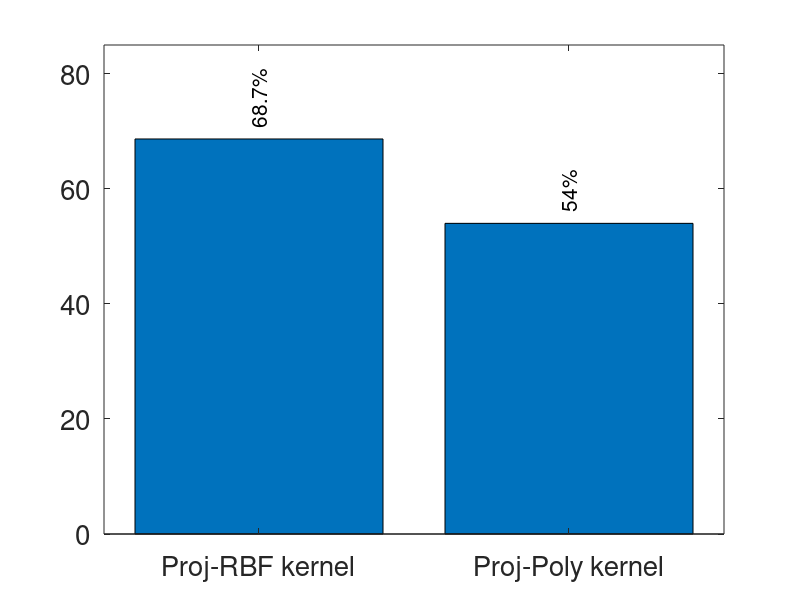
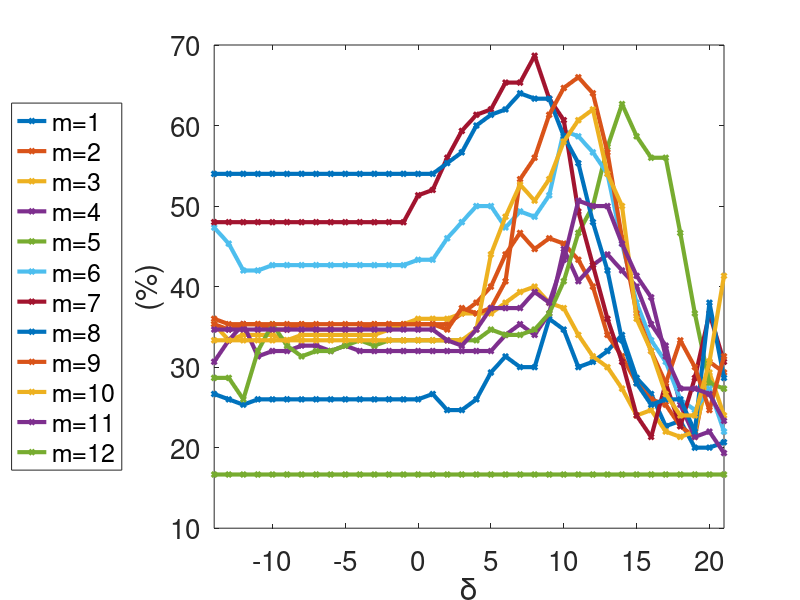

MATLAB code for these plots, in order:
clear all
close all
clc



%% ProjRBF Kernel
load('projRBF_all_p_delta_performance_dim12.mat');
all_p_mat = zeros(length(delta), length(all_p));

for i=1: length(all_p)
  all_p_mat(:,i) = all_p{i};
end

max_projRBF = max(max(all_p_mat));
plot(delta,all_p_mat, '-d','LineWidth',3,'MarkerSize',3)
%min_max = [min(delta), max(delta)+1];
xlim([min(delta), max(delta)]);
ylabel('(%)','FontSize',20)
xlabel('\delta','FontSize',20)
set(gca,'FontSize',20);
legend('m=1', 'm=2', 'm=3' ,'m=4' ,'m=5', 'm=6', 'm=7', 'm=8', 'm=9', 'm=10', 'm=11' ,'m=12', 'Location',  'WestOutside');

%NICTA
%print('/home/johanna/latex-svn/study-paper-reports/v5/images/projRBF_ker_p_dim12', '-dpng','-r300');

%% ProjPoly Kernel
figure
load('projPoly_all_p_performance_dim12.mat');
max_projPoly = max(test_acc);
plot(p,test_acc, '-d','LineWidth',3,'MarkerSize',3)
ylabel('(%)','FontSize',20)
xlabel('# of subspaces','FontSize',20)
set(gca,'FontSize',20);

%NICTA
%print('/home/johanna/latex-svn/study-paper-reports/v5/images/projPoly_ker_p_dim12', '-dpng','-r300');


%% Comparing Best ones
close all
all_per = [ max_projRBF; max_projPoly];
colormap('summer');



h =  bar(all_per);
colormap('summer');
ybuff=2;
for i=1:length(h)
    XDATA=get(get(h(i),'Children'),'XData');
    YDATA=get(get(h(i),'Children'),'YData');
    for j=1:size(XDATA,2)
        x=XDATA(1,j)+(XDATA(3,j)-XDATA(1,j))/2;
        y=YDATA(2,j)+ybuff;
        t=[num2str(YDATA(2,j),3) ,'%'];
        text(x,y,t,'Color','k','HorizontalAlignment','left','Rotation',90,'FontSize',15 )
    end
end
Xlabel = {'Proj-RBF kernel';  'Proj-Poly kernel'};
ylim([0 85])
set(gca,'XTickLabel',Xlabel,'FontSize',20);



print('/home/johanna/latex-svn/study-paper-reports/v5/images/ker_Grass_best_p_both_dim12_no_xy','-dpng','-r300');

